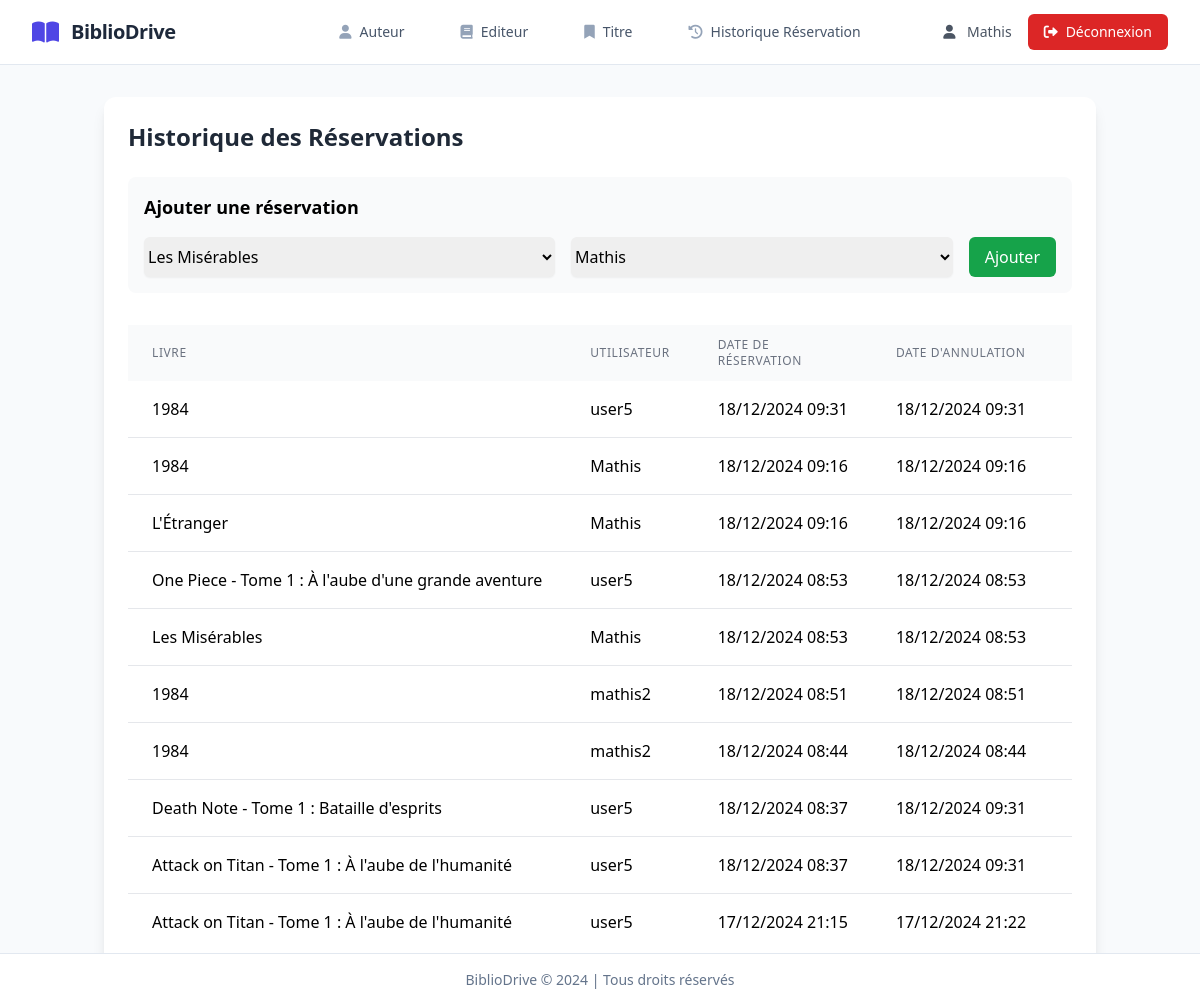
/book/historique/ (signed in), run on the app's committed database.
### backoffice/models.py (models this page shows, shortened)
class ReservationHistory(models.Model):
    book = models.ForeignKey(Title, on_delete=models.CASCADE)
    user = models.ForeignKey(User, on_delete=models.CASCADE)
    reserved_at = models.DateTimeField(auto_now_add=True)
    cancelled_at = models.DateTimeField(null=True, blank=True)
    status = models.CharField(max_length=20, choices=[
        ('ACTIVE', 'Active'),
        ('CANCELLED', 'Annulée'),
        ('ADMIN_CANCELLED', 'Annulée par admin')  # Nouveau statut
    ])
    class Meta:
        ordering = ['-reserved_at']

class Title(models.Model):
    title = models.CharField(max_length=255)
    year_published = models.SmallIntegerField()
    isbn = models.CharField(max_length=20, primary_key=True)
    pubid = models.ForeignKey(Publisher, on_delete=models.CASCADE)
    reserve_by = models.ForeignKey(User, on_delete=models.CASCADE, null=True, blank=True)
    description = models.CharField(max_length=50)
    notes = models.CharField(max_length=50)
    subject = models.CharField(max_length=50)
    comments = models.TextField()
    image = models.ImageField(upload_to='images/', null=True, blank=True)
    GENRE_CHOICES = [
        ('ROMAN', 'Roman'),
        ('SCIENCE', 'Science'),
        ('HISTOIRE', 'Histoire'),
        ('POLICIER', 'Policier'),
        ('FANTASY', 'Fantasy'),
        ('BIOGRAPHIE', 'Biographie'),
        ('AUTRE', 'Autre'),
    ]
    genre = models.CharField(max_length=20, choices=GENRE_CHOICES, default='AUTRE')

### backoffice/views.py (the view)
# urls.py: path('book/historique/', views.book_historique, name="book-historique"),
@login_required
def book_historique(request):
    reservations = ReservationHistory.objects.all()
    context = {
        'reservations': reservations,
        'active_nav': 'historique'
    }
    if request.user.is_superuser:
        context.update({
            'available_books': Title.objects.all(),
            'users': User.objects.all()
        })
    return render(request, 'book/book_historique.html', context)

### backoffice/templates/book/book_historique.html (shortened to what this page needs)
{% extends 'base.html' %}
{% block content %}
<div class="container mx-auto px-4 py-8">
  <div class="bg-white rounded-xl shadow-lg p-6">
    <h1 class="text-2xl font-bold mb-6 text-gray-800">Historique des Réservations</h1>
    {% if user.is_superuser %}
    <div class="mb-8 p-4 bg-gray-50 rounded-lg">
      <h2 class="text-lg font-semibold mb-4">Ajouter une réservation</h2>
      <form action="{% url 'add_reservation' %}" method="POST" class="flex gap-4">
        <select name="book" class="rounded-md border-gray-300 shadow-sm flex-1">
          {% for book in available_books %}
          <option value="{{ book.isbn }}">{{ book.title }}</option>
          {% endfor %}
        </select>
        <select name="user" class="rounded-md border-gray-300 shadow-sm flex-1">
          {% for user in users %}
          <option value="{{ user.id }}">{{ user.username }}</option>
          {% endfor %}
        </select>
        <button type="submit" class="bg-green-600 text-white px-4 py-2 rounded-md hover:bg-green-700">
          Ajouter
        </button>
      </form>
    </div>
    {% endif %}
    <div class="overflow-x-auto">
      <table class="min-w-full table-auto">
        <thead class="bg-gray-50">
          <tr>
            <th class="px-6 py-3 text-left text-xs font-medium text-gray-500 uppercase tracking-wider">Livre</th>
            <th class="px-6 py-3 text-left text-xs font-medium text-gray-500 uppercase tracking-wider">Utilisateur</th>
            <th class="px-6 py-3 text-left text-xs font-medium text-gray-500 uppercase tracking-wider">Date de
              réservation</th>
            <th class="px-6 py-3 text-left text-xs font-medium text-gray-500 uppercase tracking-wider">Date d'annulation
            </th>
            <th class="px-6 py-3 text-left text-xs font-medium text-gray-500 uppercase tracking-wider">Statut</th>
          </tr>
        </thead>
        <tbody class="bg-white divide-y divide-gray-200">
          {% for reservation in reservations %}
          <tr class="hover:bg-gray-50">
            <td class="px-6 py-4 whitespace-nowrap">{{ reservation.book.title }}</td>
            <td class="px-6 py-4 whitespace-nowrap">{{ reservation.user.username }}</td>
            <td class="px-6 py-4 whitespace-nowrap">{{ reservation.reserved_at|date:"d/m/Y H:i" }}</td>
            <td class="px-6 py-4 whitespace-nowrap">
              {% if reservation.cancelled_at %}
              {{ reservation.cancelled_at|date:"d/m/Y H:i" }}
              {% else %}
              -
              {% endif %}
            </td>
            <td class="px-6 py-4 whitespace-nowrap">
            </td>
          </tr>
          {% endfor %}
        </tbody>
      </table>
    </div>
  </div>
</div>
{% endblock %}

### backoffice/templates/base.html (shortened to what this page needs)
<!DOCTYPE html>
<html lang="fr">
<head>
  <script src="https://cdn.tailwindcss.com"></script>
  <link rel="stylesheet" href="https://cdnjs.cloudflare.com/ajax/libs/font-awesome/6.0.0/css/all.min.css" />
</head>
<body class="bg-slate-50">
  <nav class="bg-white border-b border-slate-200 sticky top-0 z-50">
    <div class="max-w-7xl mx-auto px-4 sm:px-6 lg:px-8">
      <div class="flex justify-between h-16">
        <div class="flex items-center w-1/4">
          <a href="{% url 'accueil' %}" class="flex items-center space-x-3">
            <i class="fas fa-book-open text-indigo-600 text-2xl"></i>
            <span class="text-xl font-bold text-slate-800 tracking-tight">BiblioDrive</span>
          </a>
        </div>
        <div class="flex-1 flex justify-center">
          <div class="hidden sm:flex sm:items-center">
            <div class="flex space-x-8">
              <a href="{% url 'author-list' %}"
                class="text-slate-600 hover:text-indigo-600 px-3 py-2 rounded-md text-sm font-medium transition-colors duration-200 ease-in-out flex items-center space-x-2 group">
                <i class="fas fa-user text-slate-400 group-hover:text-indigo-600 transition-colors duration-200"></i>
                <span>Auteur</span>
              </a>
              <a href="{% url 'publisher-list' %}"
                class="text-slate-600 hover:text-indigo-600 px-3 py-2 rounded-md text-sm font-medium transition-colors duration-200 ease-in-out flex items-center space-x-2 group {% if active_nav == 'publisher' %}text-indigo-600{% endif %}">
                <i class="fas fa-book text-slate-400 group-hover:text-indigo-600 transition-colors duration-200"></i>
                <span>Editeur</span>
              </a>
              <a href="{% url 'book-list' %}"
                class="text-slate-600 hover:text-indigo-600 px-3 py-2 rounded-md text-sm font-medium transition-colors duration-200 ease-in-out flex items-center space-x-2 group">
                <i
                  class="fas fa-bookmark text-slate-400 group-hover:text-indigo-600 transition-colors duration-200"></i>
                <span>Titre</span>
              </a>
              {% if user.is_authenticated %}
              <a href="{% url 'book_historique' %}"
                class="text-slate-600 hover:text-indigo-600 px-3 py-2 rounded-md text-sm font-medium transition-colors duration-200 ease-in-out flex items-center space-x-2 group">
                <i class="fas fa-history text-slate-400 group-hover:text-indigo-600 transition-colors duration-200"></i>
                <span>Historique Réservation</span>
              </a>
              {% endif %}
            </div>
          </div>
        </div>
        <div class="flex items-center w-1/4 justify-end space-x-4">
          {% if user.is_authenticated %}
          <span class="text-gray-600 text-sm">
            <i class="fas fa-user mr-2"></i>
            {{ user.username }}
          </span>
          <form method="post" action="{% url 'logout' %}">
            <button type="submit"
              class="bg-red-600 text-white px-4 py-2 rounded-md text-sm font-medium hover:bg-red-700 transition-colors duration-200 flex items-center space-x-2">
              <i class="fas fa-sign-out-alt"></i>
              <span>Déconnexion</span>
            </button>
          </form>
          {% endif %}
        </div>
      </div>
    </div>
  </nav>
  {% block content %} {% endblock %}
  <footer class="bg-white border-t border-slate-200 fixed bottom-0 w-full">
    <div class="max-w-7xl mx-auto px-4 py-4">
      <p class="text-center text-sm text-slate-500">
        BiblioDrive © {% now "Y" %} | Tous droits réservés
      </p>
    </div>
  </footer>
</body>
</html>

### data on the page
ReservationHistory: book "1984", user.username "user5", reserved_at "18/12/2024 09:31", cancelled_at "18/12/2024 09:31"
ReservationHistory: book "1984", user.username "Mathis", reserved_at "18/12/2024 09:16", cancelled_at "18/12/2024 09:16"
ReservationHistory: book "L'Étranger", user.username "Mathis", reserved_at "18/12/2024 09:16", cancelled_at "18/12/2024 09:16"
ReservationHistory: book "One Piece - Tome 1 : À l'aube d'une grande aventure", user.username "user5", reserved_at "18/12/2024 08:53", cancelled_at "18/12/2024 08:53"
ReservationHistory: book "Les Misérables", user.username "Mathis", reserved_at "18/12/2024 08:53", cancelled_at "18/12/2024 08:53"
ReservationHistory: book "1984", user.username "mathis2", reserved_at "18/12/2024 08:51", cancelled_at "18/12/2024 08:51"
ReservationHistory: book "1984", user.username "mathis2", reserved_at "18/12/2024 08:44", cancelled_at "18/12/2024 08:44"
ReservationHistory: book "Death Note - Tome 1 : Bataille d'esprits", user.username "user5", reserved_at "18/12/2024 08:37", cancelled_at "18/12/2024 09:31"
ReservationHistory: book "Attack on Titan - Tome 1 : À l'aube de l'humanité", user.username "user5", reserved_at "18/12/2024 08:37", cancelled_at "18/12/2024 09:31"
ReservationHistory: book "Attack on Titan - Tome 1 : À l'aube de l'humanité", user.username "user5", reserved_at "17/12/2024 21:15", cancelled_at "17/12/2024 21:22"

### other printed values
{{ user.username }} "Mathis"
form field book "Les Misérables"
form field user "Mathis"
